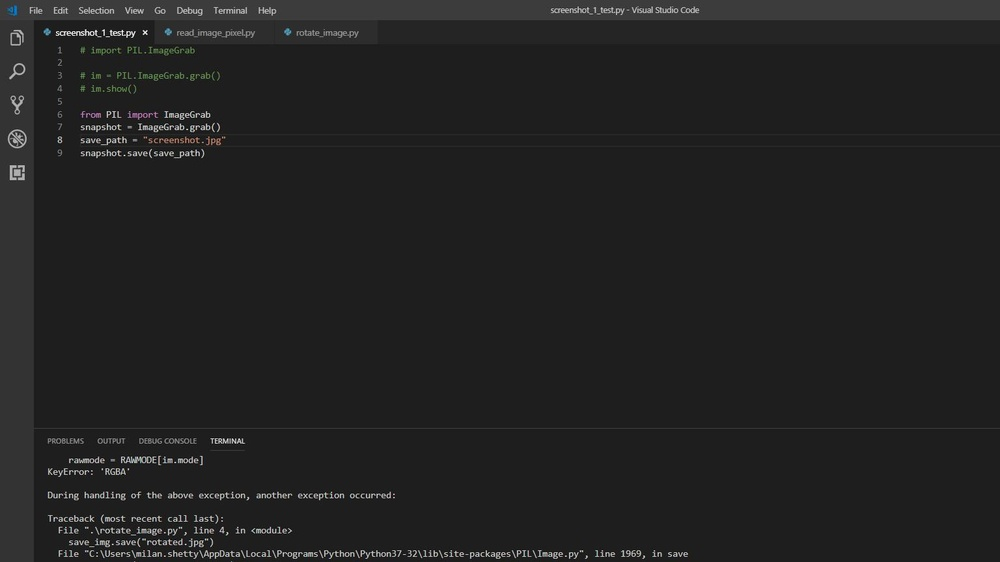
#> input picture screenshot.jpg, 1000 x 562 px, shrunk from 1536 x 864 before the run
$ python rotate_image.py
#> lines starting #> are read from the running program, lines starting #| are printed output that depends on the picture
from PIL import Image
im = Image.open("screenshot.jpg")
#> im is the input picture: PIL image 1000x562 RGB; mean R, G, B 34.1, 34.1, 34.1
save_img = im.rotate(45)
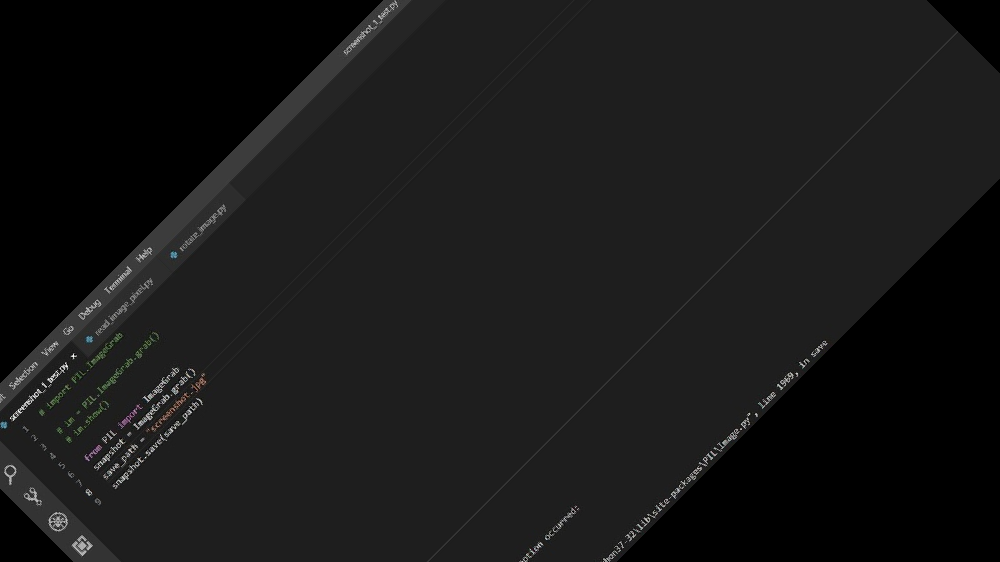
#> save_img: PIL image 1000x562 RGB; mean R, G, B 23.9, 23.9, 23.9
# wont work with images with bg transparent. so try to avoid it. Gets RGBA conversion error
# im.convert("RGBA")
# im = im.convert("RGB")
name = "rotated.jpg"
save_img.save(name)
